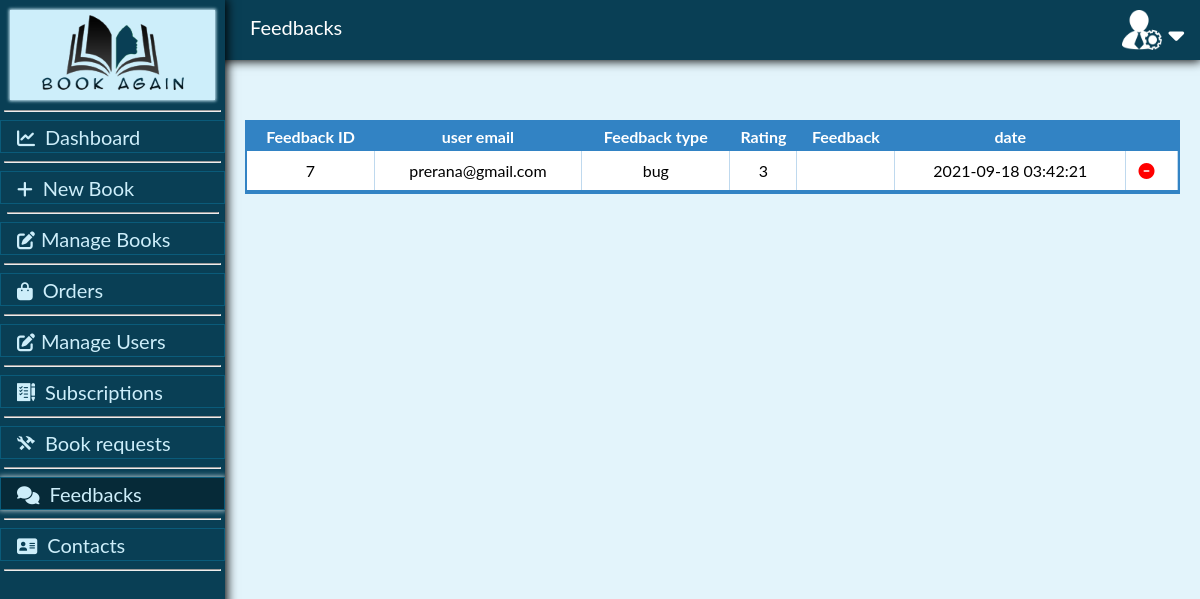
/viewfeedbacks.php (signed in), run on the app's committed database.
### tables this page shows
CREATE TABLE `feedback` (
  `feedbackid` int NOT NULL,
  `user_email` varchar(30) NOT NULL,
  `feedback_category` varchar(20) NOT NULL,
  `rating` int NOT NULL,
  `review` text NOT NULL,
  `date` timestamp NOT NULL DEFAULT CURRENT_TIMESTAMP ON UPDATE CURRENT_TIMESTAMP
);

### viewfeedbacks.php (the view, shortened to what this page needs)
<?php
$db = mysqli_connect(getenv('HOSTNAME'),getenv('USERNAME'),getenv("PASSWORD"),getenv("DATABASE"));
?>
<html>
<head>
<link href="adminpreloader.css" rel="stylesheet">
</head>
<body>
<div class="sidenav">
  <div class="sidebar">
  <div style="width: 205px;height: 90px;background-color: #CDEEFA;margin-left: 10px;box-shadow:0 0 3px 1px #CDEEFA;margin-bottom: 10px; ">
  <img src="images/logo2.png" alt="" style="margin-left: 31.5px;margin-top: 5px">
  </div><hr size="2" width="215px;">
  <div id="activepage">
  <a href="dashboard.php" class="btn"><i class="fas fa-chart-line"></i>Dashboard</a><hr size="2" width="215px;">
  <a href="addbook.php" class="btn"><i class="fas fa-plus"></i>New Book</a><hr size="2" width="210px;">
  <a href="managebooks.php" class="btn"><i class="fas fa-edit" style="padding-right: 6px;"></i>Manage Books</a><hr size="2" width="215px;">
	  <a href="orders.php" class="btn"><i class="fas fa-shopping-bag"></i>Orders</a><hr size="2" width="215px;">
  <a href="manageusers.php" class="btn"><i class="fas fa-edit" style="padding-right: 6px;"></i>Manage Users</a><hr size="2" width="215px;">
  <a href="subscriptionrequests.php" class="btn"><span class="icon1-request-2" style="padding-right: 10px;"></span>Subscriptions</a><hr size="2" width="215px;">
  <a href="bookrequests.php" class="btn"><span class="icon1-iconfinder-icon" style="padding-right: 10px;"></span>Book requests</a><hr size="2" width="215px;">
  <a href="" class="btn active"><i class="fas fa-comments"></i>Feedbacks</a><hr size="2" width="215px;">
  <a href="contactsupport.php" class="btn"><i class="fas fa-address-card"></i>Contacts</a><hr size="2" width="215px;">
  </div>
  </div>
</div>
    <div class="topnav" style="width: 100%;height: 60px;background-color: #093F55;box-shadow: 0 0px 10px 1px black;position: fixed">
	<div class="dropdown">
	<button class="openbtn" id="button" onclick="openNav()" style="cursor: pointer;float: right;font-size: 25px;background-color: #093F55;border: none;color: white; height: 60px;margin-top: 0;padding-top: 12px;"><i class="fas fa-caret-down"></i></button>
	</div>
	<img src="images/adminicon.png" alt="adminicon" class="avatar" style="float: right;height: 40px;width: 40px;padding-top: 10px;">
	<p style="margin-left: 250px;margin-top: 0;padding-top:15px;font-size: 20px;color: white">Feedbacks</p>
	</div>
<div class="main">
<div class="scroll">
<table>
  <tr style="border-bottom: none;">
    <th>Feedback ID</th>
    <th>user email</th>
    <th>Feedback type</th>
    <th>Rating</th>
    <th>Feedback</th>
	<th>date</th>
    <th>&nbsp;</th>
  </tr>
<?php
$records = mysqli_query($db,"select * from feedback");
while($data = mysqli_fetch_array($records))
{
?>
  <tr>
    <td><?php echo $data['feedbackid']; ?></td>
    <td><?php echo $data['user_email']; ?></td>
    <td><?php echo $data['feedback_category']; ?></td>
    <td><?php echo $data['rating']; ?></td>
    <td><?php echo $data['review']; ?></td>
	<td><?php echo $data['date']; ?></td>
    <td><a href="deletesupport.php?feedbackid=<?php echo $data['feedbackid']; ?>"  class="delete"><i class="fas fa-minus-circle"></i></a></td>
  </tr>
<?php
}
?>
</table>
</div>
</div>
</body>
</html>

### viewfeedbacks.php (style rules this page uses)
body { font-family: "Lato", sans-serif; background-color: #E3F4FB; margin: 0; overflow: hidden; }
.sidenav { box-shadow: 0 1px 10px 2px black; background-color: #093F55; height: 100%; width: 225px; position: fixed; z-index: 1; top: 0; left: 0; overflow: hidden; padding-top:10px; }
.sidenav a { border: 0.1px solid #0A5B7A; margin:4px 0 4px; position: relative; padding: 3.5px 8px 3.5px 16px; text-decoration: none; font-size: 20px; color: #CDEEFA; display: block; }
.active, .btn:hover { box-shadow: 0px 0px 5px 1px #ADBFC6; background-color:#062A38; }
.fas { padding-right: 10px; }
.main { margin-left: 225px; font-size: 20px; padding: 95px 20px; }
.scroll { margin-top: 25px; max-height: 350 !important; min-height: 50 !important; overflow: hidden; overflow-y: scroll; border: 2px solid #3283C4; }
td { padding:5px; text-align: center; border-right: 0.8px solid #BFD9EE; height: 40px; }
table { border-collapse: collapse; background-color: white; width: 100%; }
table tr { border-bottom: 2px solid #3283C4; }
th { padding-top: 5px; padding-bottom: 5px; background-color: #3283C4; color: white; position: sticky; top:0px; }
.delete { text-decoration: none; color: red; }
[class^="icon1-"], [class*=" icon1-"] { font-family: 'icomoon1' !important; speak: never; font-style: normal; font-weight: normal; font-variant: normal; text-transform: none; line-height: 1; -webkit-font-smoothing: antialiased; -moz-osx-font-smoothing: grayscale; }
.icon1-request-2:before { content: "\e900"; }
.icon1-iconfinder-icon:before { content: "\e902"; color: #cdeefa; }
.btn i { font-size: 18px; }
.btn span { font-size: 18px; }

### data on the page
feedback: feedbackid "7", user_email "prerana@gmail.com", feedback_category "bug", rating "3", date "2021-09-18 03:42:21"
